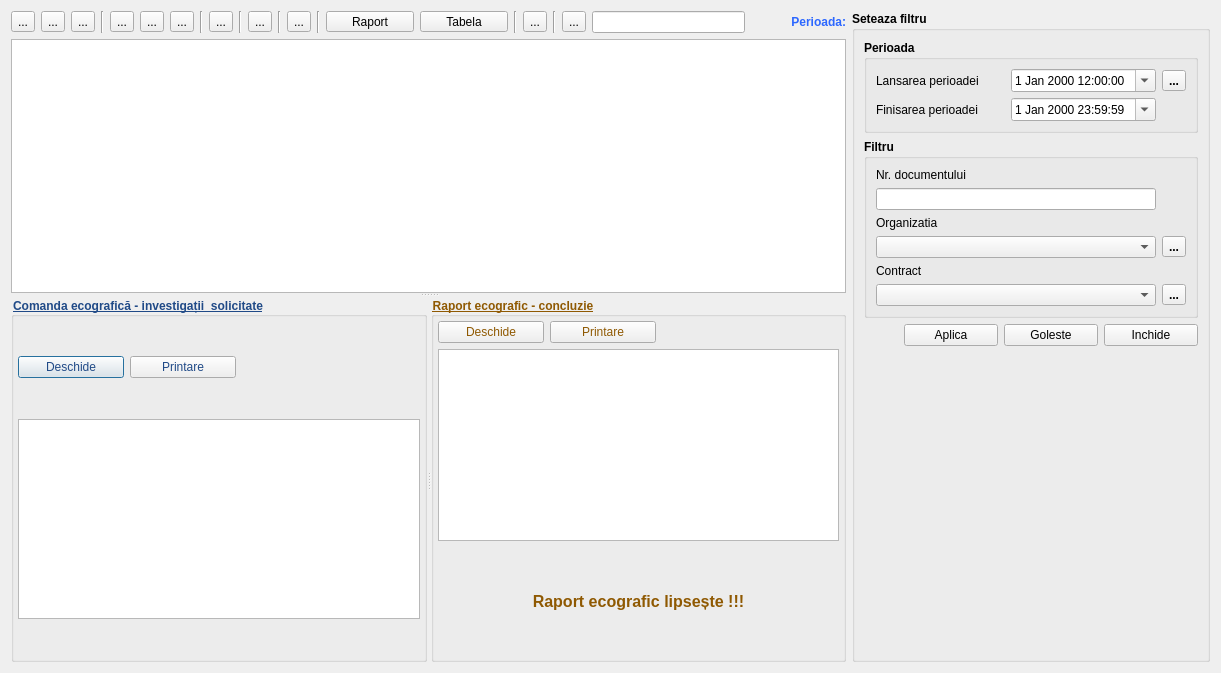
<?xml version="1.0" encoding="UTF-8"?>
<ui version="4.0">
 <class>ListDocReportOrder</class>
 <widget class="QDialog" name="ListDocReportOrder">
  <property name="geometry">
   <rect>
    <x>0</x>
    <y>0</y>
    <width>1221</width>
    <height>673</height>
   </rect>
  </property>
  <property name="font">
   <font>
    <family>Segoe UI</family>
   </font>
  </property>
  <property name="windowTitle">
   <string>Dialog</string>
  </property>
  <layout class="QGridLayout" name="gridLayout_6">
   <item row="1" column="0">
    <widget class="QSplitter" name="splitter_3">
     <property name="orientation">
      <enum>Qt::Vertical</enum>
     </property>
     <widget class="QTableView" name="tableView"/>
     <widget class="QSplitter" name="splitter">
      <property name="orientation">
       <enum>Qt::Horizontal</enum>
      </property>
      <widget class="QGroupBox" name="groupBox_table_order">
       <property name="font">
        <font>
         <family>.AppleSystemUIFont</family>
         <bold>true</bold>
         <underline>true</underline>
        </font>
       </property>
       <property name="styleSheet">
        <string notr="true">color: rgb(32, 74, 135);</string>
       </property>
       <property name="title">
        <string>Comanda ecografică - investigații  solicitate</string>
       </property>
       <layout class="QGridLayout" name="gridLayout_5">
        <property name="leftMargin">
         <number>4</number>
        </property>
        <property name="topMargin">
         <number>4</number>
        </property>
        <property name="rightMargin">
         <number>4</number>
        </property>
        <property name="bottomMargin">
         <number>4</number>
        </property>
        <item row="0" column="1">
         <widget class="QPushButton" name="btn_open_order">
          <property name="minimumSize">
           <size>
            <width>106</width>
            <height>0</height>
           </size>
          </property>
          <property name="text">
           <string>Deschide</string>
          </property>
          <property name="icon">
           <iconset resource="../resource.qrc">
            <normaloff>:/img/open-search.png</normaloff>:/img/open-search.png</iconset>
          </property>
         </widget>
        </item>
        <item row="0" column="2">
         <widget class="QPushButton" name="btn_print_order">
          <property name="minimumSize">
           <size>
            <width>106</width>
            <height>0</height>
           </size>
          </property>
          <property name="text">
           <string>Printare</string>
          </property>
          <property name="icon">
           <iconset resource="../resource.qrc">
            <normaloff>:/img/print.png</normaloff>:/img/print.png</iconset>
          </property>
         </widget>
        </item>
        <item row="0" column="3">
         <spacer name="horizontalSpacer_3">
          <property name="orientation">
           <enum>Qt::Horizontal</enum>
          </property>
          <property name="sizeHint" stdset="0">
           <size>
            <width>40</width>
            <height>20</height>
           </size>
          </property>
         </spacer>
        </item>
        <item row="1" column="1" colspan="3">
         <widget class="QTableView" name="view_table">
          <property name="sizePolicy">
           <sizepolicy hsizetype="Expanding" vsizetype="Preferred">
            <horstretch>0</horstretch>
            <verstretch>0</verstretch>
           </sizepolicy>
          </property>
          <property name="maximumSize">
           <size>
            <width>16777215</width>
            <height>200</height>
           </size>
          </property>
          <property name="font">
           <font>
            <bold>false</bold>
            <underline>false</underline>
           </font>
          </property>
         </widget>
        </item>
       </layout>
      </widget>
      <widget class="QGroupBox" name="groupBox_table_report">
       <property name="font">
        <font>
         <family>.AppleSystemUIFont</family>
         <bold>true</bold>
         <underline>true</underline>
        </font>
       </property>
       <property name="styleSheet">
        <string notr="true">color: rgb(143, 89, 2);</string>
       </property>
       <property name="title">
        <string>Raport ecografic - concluzie</string>
       </property>
       <layout class="QGridLayout" name="gridLayout_4">
        <property name="leftMargin">
         <number>4</number>
        </property>
        <property name="topMargin">
         <number>4</number>
        </property>
        <property name="rightMargin">
         <number>4</number>
        </property>
        <property name="bottomMargin">
         <number>4</number>
        </property>
        <item row="0" column="0">
         <widget class="QPushButton" name="btn_open_report">
          <property name="minimumSize">
           <size>
            <width>106</width>
            <height>0</height>
           </size>
          </property>
          <property name="text">
           <string>Deschide</string>
          </property>
          <property name="icon">
           <iconset resource="../resource.qrc">
            <normaloff>:/img/open-search.png</normaloff>:/img/open-search.png</iconset>
          </property>
         </widget>
        </item>
        <item row="0" column="2">
         <spacer name="horizontalSpacer_2">
          <property name="orientation">
           <enum>Qt::Horizontal</enum>
          </property>
          <property name="sizeHint" stdset="0">
           <size>
            <width>40</width>
            <height>20</height>
           </size>
          </property>
         </spacer>
        </item>
        <item row="1" column="0" colspan="3">
         <widget class="QTableView" name="view_table_report">
          <property name="sizePolicy">
           <sizepolicy hsizetype="Expanding" vsizetype="Preferred">
            <horstretch>0</horstretch>
            <verstretch>0</verstretch>
           </sizepolicy>
          </property>
          <property name="maximumSize">
           <size>
            <width>16777215</width>
            <height>200</height>
           </size>
          </property>
          <property name="font">
           <font>
            <bold>false</bold>
            <underline>false</underline>
           </font>
          </property>
         </widget>
        </item>
        <item row="0" column="1">
         <widget class="QPushButton" name="btn_print_report">
          <property name="minimumSize">
           <size>
            <width>106</width>
            <height>0</height>
           </size>
          </property>
          <property name="text">
           <string>Printare</string>
          </property>
          <property name="icon">
           <iconset resource="../resource.qrc">
            <normaloff>:/img/print.png</normaloff>:/img/print.png</iconset>
          </property>
         </widget>
        </item>
        <item row="2" column="0" colspan="3">
         <widget class="QLabel" name="text_empty_report">
          <property name="font">
           <font>
            <pointsize>12</pointsize>
            <bold>true</bold>
           </font>
          </property>
          <property name="text">
           <string>Raport ecografic lipsește !!!</string>
          </property>
          <property name="alignment">
           <set>Qt::AlignCenter</set>
          </property>
         </widget>
        </item>
       </layout>
      </widget>
     </widget>
    </widget>
   </item>
   <item row="0" column="1" rowspan="2">
    <widget class="QGroupBox" name="groupPeriodFilter">
     <property name="sizePolicy">
      <sizepolicy hsizetype="Fixed" vsizetype="Preferred">
       <horstretch>0</horstretch>
       <verstretch>0</verstretch>
      </sizepolicy>
     </property>
     <property name="font">
      <font>
       <family>Segoe UI</family>
       <bold>true</bold>
      </font>
     </property>
     <property name="title">
      <string>Seteaza filtru</string>
     </property>
     <layout class="QGridLayout" name="gridLayout_3">
      <item row="0" column="0">
       <widget class="QGroupBox" name="groupPeriod">
        <property name="title">
         <string>Perioada</string>
        </property>
        <layout class="QGridLayout" name="gridLayout">
         <item row="0" column="0">
          <widget class="QLabel" name="label">
           <property name="font">
            <font>
             <family>Segoe UI</family>
             <bold>false</bold>
            </font>
           </property>
           <property name="text">
            <string>Lansarea perioadei</string>
           </property>
          </widget>
         </item>
         <item row="0" column="1">
          <widget class="QDateTimeEdit" name="filterStartDateTime">
           <property name="sizePolicy">
            <sizepolicy hsizetype="Minimum" vsizetype="Fixed">
             <horstretch>0</horstretch>
             <verstretch>0</verstretch>
            </sizepolicy>
           </property>
           <property name="font">
            <font>
             <family>Segoe UI</family>
             <bold>false</bold>
            </font>
           </property>
           <property name="dateTime">
            <datetime>
             <hour>12</hour>
             <minute>0</minute>
             <second>0</second>
             <year>2000</year>
             <month>1</month>
             <day>1</day>
            </datetime>
           </property>
           <property name="calendarPopup">
            <bool>true</bool>
           </property>
          </widget>
         </item>
         <item row="1" column="1">
          <widget class="QDateTimeEdit" name="filterEndDateTime">
           <property name="font">
            <font>
             <family>Segoe UI</family>
             <bold>false</bold>
            </font>
           </property>
           <property name="dateTime">
            <datetime>
             <hour>23</hour>
             <minute>59</minute>
             <second>59</second>
             <year>2000</year>
             <month>1</month>
             <day>1</day>
            </datetime>
           </property>
           <property name="calendarPopup">
            <bool>true</bool>
           </property>
          </widget>
         </item>
         <item row="1" column="0">
          <widget class="QLabel" name="label_2">
           <property name="font">
            <font>
             <family>Segoe UI</family>
             <bold>false</bold>
            </font>
           </property>
           <property name="text">
            <string>Finisarea perioadei</string>
           </property>
          </widget>
         </item>
         <item row="0" column="2">
          <widget class="QToolButton" name="btnChoicePeriod">
           <property name="minimumSize">
            <size>
             <width>0</width>
             <height>0</height>
            </size>
           </property>
           <property name="text">
            <string>...</string>
           </property>
          </widget>
         </item>
        </layout>
       </widget>
      </item>
      <item row="1" column="0">
       <widget class="QGroupBox" name="groupFilter">
        <property name="title">
         <string>Filtru</string>
        </property>
        <layout class="QGridLayout" name="gridLayout_2">
         <item row="3" column="0">
          <widget class="QComboBox" name="filterComboOrganization">
           <property name="font">
            <font>
             <family>Segoe UI</family>
             <bold>false</bold>
            </font>
           </property>
          </widget>
         </item>
         <item row="2" column="0">
          <widget class="QLabel" name="label_4">
           <property name="font">
            <font>
             <family>Segoe UI</family>
             <bold>false</bold>
            </font>
           </property>
           <property name="text">
            <string>Organizatia</string>
           </property>
          </widget>
         </item>
         <item row="5" column="0">
          <widget class="QComboBox" name="filterComboContract">
           <property name="font">
            <font>
             <family>Segoe UI</family>
             <bold>false</bold>
            </font>
           </property>
          </widget>
         </item>
         <item row="1" column="0">
          <widget class="QLineEdit" name="filterEditNumberDoc"/>
         </item>
         <item row="0" column="0">
          <widget class="QLabel" name="label_3">
           <property name="font">
            <font>
             <family>Segoe UI</family>
             <bold>false</bold>
            </font>
           </property>
           <property name="text">
            <string>Nr. documentului</string>
           </property>
          </widget>
         </item>
         <item row="4" column="0">
          <widget class="QLabel" name="label_5">
           <property name="font">
            <font>
             <family>Segoe UI</family>
             <bold>false</bold>
            </font>
           </property>
           <property name="text">
            <string>Contract</string>
           </property>
          </widget>
         </item>
         <item row="3" column="1">
          <widget class="QToolButton" name="btnOpenCatOrganization">
           <property name="text">
            <string>...</string>
           </property>
           <property name="icon">
            <iconset resource="../resource.qrc">
             <normaloff>:/img/open-search.png</normaloff>:/img/open-search.png</iconset>
           </property>
          </widget>
         </item>
         <item row="5" column="1">
          <widget class="QToolButton" name="btnOpenCatContract">
           <property name="text">
            <string>...</string>
           </property>
           <property name="icon">
            <iconset resource="../resource.qrc">
             <normaloff>:/img/open-search.png</normaloff>:/img/open-search.png</iconset>
           </property>
          </widget>
         </item>
        </layout>
       </widget>
      </item>
      <item row="2" column="0">
       <layout class="QHBoxLayout" name="horizontalLayout_2">
        <item>
         <spacer name="horizontalSpacer">
          <property name="orientation">
           <enum>Qt::Horizontal</enum>
          </property>
          <property name="sizeHint" stdset="0">
           <size>
            <width>40</width>
            <height>20</height>
           </size>
          </property>
         </spacer>
        </item>
        <item>
         <widget class="QPushButton" name="btnFilterApply">
          <property name="minimumSize">
           <size>
            <width>94</width>
            <height>0</height>
           </size>
          </property>
          <property name="font">
           <font>
            <family>Segoe UI</family>
            <bold>false</bold>
           </font>
          </property>
          <property name="text">
           <string>Aplica</string>
          </property>
          <property name="icon">
           <iconset resource="../resource.qrc">
            <normaloff>:/img/accept_button.png</normaloff>:/img/accept_button.png</iconset>
          </property>
         </widget>
        </item>
        <item>
         <widget class="QPushButton" name="btnFilterClear">
          <property name="minimumSize">
           <size>
            <width>94</width>
            <height>0</height>
           </size>
          </property>
          <property name="font">
           <font>
            <family>Segoe UI</family>
            <bold>false</bold>
           </font>
          </property>
          <property name="text">
           <string>Goleste</string>
          </property>
          <property name="icon">
           <iconset resource="../resource.qrc">
            <normaloff>:/img/trash.png</normaloff>:/img/trash.png</iconset>
          </property>
         </widget>
        </item>
        <item>
         <widget class="QPushButton" name="btnFilterClose">
          <property name="minimumSize">
           <size>
            <width>94</width>
            <height>0</height>
           </size>
          </property>
          <property name="font">
           <font>
            <family>Segoe UI</family>
            <bold>false</bold>
           </font>
          </property>
          <property name="text">
           <string>Inchide</string>
          </property>
          <property name="icon">
           <iconset resource="../resource.qrc">
            <normaloff>:/img/close_x32.png</normaloff>:/img/close_x32.png</iconset>
          </property>
         </widget>
        </item>
       </layout>
      </item>
      <item row="3" column="0">
       <spacer name="verticalSpacer">
        <property name="orientation">
         <enum>Qt::Vertical</enum>
        </property>
        <property name="sizeHint" stdset="0">
         <size>
          <width>20</width>
          <height>236</height>
         </size>
        </property>
       </spacer>
      </item>
     </layout>
    </widget>
   </item>
   <item row="0" column="0">
    <layout class="QHBoxLayout" name="layoutToolBar">
     <item>
      <widget class="QToolButton" name="btnAdd">
       <property name="text">
        <string>...</string>
       </property>
       <property name="icon">
        <iconset resource="../resource.qrc">
         <normaloff>:/img/add_x32.png</normaloff>:/img/add_x32.png</iconset>
       </property>
      </widget>
     </item>
     <item>
      <widget class="QToolButton" name="btnEdit">
       <property name="text">
        <string>...</string>
       </property>
       <property name="icon">
        <iconset resource="../resource.qrc">
         <normaloff>:/img/write.png</normaloff>:/img/write.png</iconset>
       </property>
      </widget>
     </item>
     <item>
      <widget class="QToolButton" name="btnDeletion">
       <property name="text">
        <string>...</string>
       </property>
       <property name="icon">
        <iconset resource="../resource.qrc">
         <normaloff>:/img/clear_x32.png</normaloff>:/img/clear_x32.png</iconset>
       </property>
      </widget>
     </item>
     <item>
      <widget class="Line" name="line">
       <property name="orientation">
        <enum>Qt::Vertical</enum>
       </property>
      </widget>
     </item>
     <item>
      <widget class="QToolButton" name="btnAddFilter">
       <property name="text">
        <string>...</string>
       </property>
       <property name="icon">
        <iconset resource="../resource.qrc">
         <normaloff>:/img/filter-add-icon.png</normaloff>:/img/filter-add-icon.png</iconset>
       </property>
      </widget>
     </item>
     <item>
      <widget class="QToolButton" name="btnFilter">
       <property name="text">
        <string>...</string>
       </property>
       <property name="icon">
        <iconset resource="../resource.qrc">
         <normaloff>:/img/filter-icon.png</normaloff>:/img/filter-icon.png</iconset>
       </property>
      </widget>
     </item>
     <item>
      <widget class="QToolButton" name="btnFilterRemove">
       <property name="text">
        <string>...</string>
       </property>
       <property name="icon">
        <iconset resource="../resource.qrc">
         <normaloff>:/img/filter-delete-icon.png</normaloff>:/img/filter-delete-icon.png</iconset>
       </property>
      </widget>
     </item>
     <item>
      <widget class="Line" name="line_2">
       <property name="orientation">
        <enum>Qt::Vertical</enum>
       </property>
      </widget>
     </item>
     <item>
      <widget class="QToolButton" name="btnUpdateTable">
       <property name="text">
        <string>...</string>
       </property>
       <property name="icon">
        <iconset resource="../resource.qrc">
         <normaloff>:/img/update_x32.png</normaloff>:/img/update_x32.png</iconset>
       </property>
      </widget>
     </item>
     <item>
      <widget class="Line" name="line_3">
       <property name="orientation">
        <enum>Qt::Vertical</enum>
       </property>
      </widget>
     </item>
     <item>
      <widget class="QToolButton" name="btnHideShowColumn">
       <property name="text">
        <string>...</string>
       </property>
       <property name="icon">
        <iconset resource="../resource.qrc">
         <normaloff>:/img/table-cell.png</normaloff>:/img/table-cell.png</iconset>
       </property>
      </widget>
     </item>
     <item>
      <widget class="Line" name="line_4">
       <property name="orientation">
        <enum>Qt::Vertical</enum>
       </property>
      </widget>
     </item>
     <item>
      <widget class="QToolButton" name="btnPrint">
       <property name="text">
        <string>...</string>
       </property>
       <property name="icon">
        <iconset resource="../resource.qrc">
         <normaloff>:/img/print.png</normaloff>:/img/print.png</iconset>
       </property>
      </widget>
     </item>
     <item>
      <widget class="Line" name="line_5">
       <property name="orientation">
        <enum>Qt::Vertical</enum>
       </property>
      </widget>
     </item>
     <item>
      <widget class="QToolButton" name="btnReport">
       <property name="minimumSize">
        <size>
         <width>88</width>
         <height>21</height>
        </size>
       </property>
       <property name="text">
        <string>Raport</string>
       </property>
       <property name="icon">
        <iconset resource="../resource.qrc">
         <normaloff>:/img/examenEcho.png</normaloff>:/img/examenEcho.png</iconset>
       </property>
       <property name="toolButtonStyle">
        <enum>Qt::ToolButtonTextBesideIcon</enum>
       </property>
      </widget>
     </item>
     <item>
      <widget class="QToolButton" name="btnViewTab">
       <property name="minimumSize">
        <size>
         <width>88</width>
         <height>21</height>
        </size>
       </property>
       <property name="text">
        <string>Tabela</string>
       </property>
       <property name="icon">
        <iconset resource="../resource.qrc">
         <normaloff>:/img/view_table.png</normaloff>:/img/view_table.png</iconset>
       </property>
       <property name="toolButtonStyle">
        <enum>Qt::ToolButtonTextBesideIcon</enum>
       </property>
      </widget>
     </item>
     <item>
      <widget class="Line" name="line_6">
       <property name="orientation">
        <enum>Qt::Vertical</enum>
       </property>
      </widget>
     </item>
     <item>
      <widget class="QToolButton" name="btnPeriodDate">
       <property name="text">
        <string>...</string>
       </property>
       <property name="icon">
        <iconset resource="../resource.qrc">
         <normaloff>:/img/date_period.png</normaloff>:/img/date_period.png</iconset>
       </property>
      </widget>
     </item>
     <item>
      <widget class="Line" name="line_7">
       <property name="orientation">
        <enum>Qt::Vertical</enum>
       </property>
      </widget>
     </item>
     <item>
      <widget class="QToolButton" name="btnSearch">
       <property name="text">
        <string>...</string>
       </property>
       <property name="icon">
        <iconset resource="../resource.qrc">
         <normaloff>:/img/search_pacients.png</normaloff>:/img/search_pacients.png</iconset>
       </property>
      </widget>
     </item>
     <item>
      <widget class="QLineEdit" name="editSearch">
       <property name="clearButtonEnabled">
        <bool>true</bool>
       </property>
      </widget>
     </item>
     <item>
      <spacer name="horizontalSpacer_4">
       <property name="orientation">
        <enum>Qt::Horizontal</enum>
       </property>
       <property name="sizeType">
        <enum>QSizePolicy::Preferred</enum>
       </property>
       <property name="sizeHint" stdset="0">
        <size>
         <width>40</width>
         <height>20</height>
        </size>
       </property>
      </spacer>
     </item>
     <item>
      <widget class="QLabel" name="lablePeriodDate">
       <property name="font">
        <font>
         <family>Segoe UI</family>
         <bold>true</bold>
        </font>
       </property>
       <property name="styleSheet">
        <string notr="true">color: rgb(44, 103, 255);</string>
       </property>
       <property name="text">
        <string>Perioada:</string>
       </property>
       <property name="alignment">
        <set>Qt::AlignRight|Qt::AlignTrailing|Qt::AlignVCenter</set>
       </property>
      </widget>
     </item>
    </layout>
   </item>
  </layout>
 </widget>
 <resources>
  <include location="../resource.qrc"/>
 </resources>
 <connections/>
</ui>
